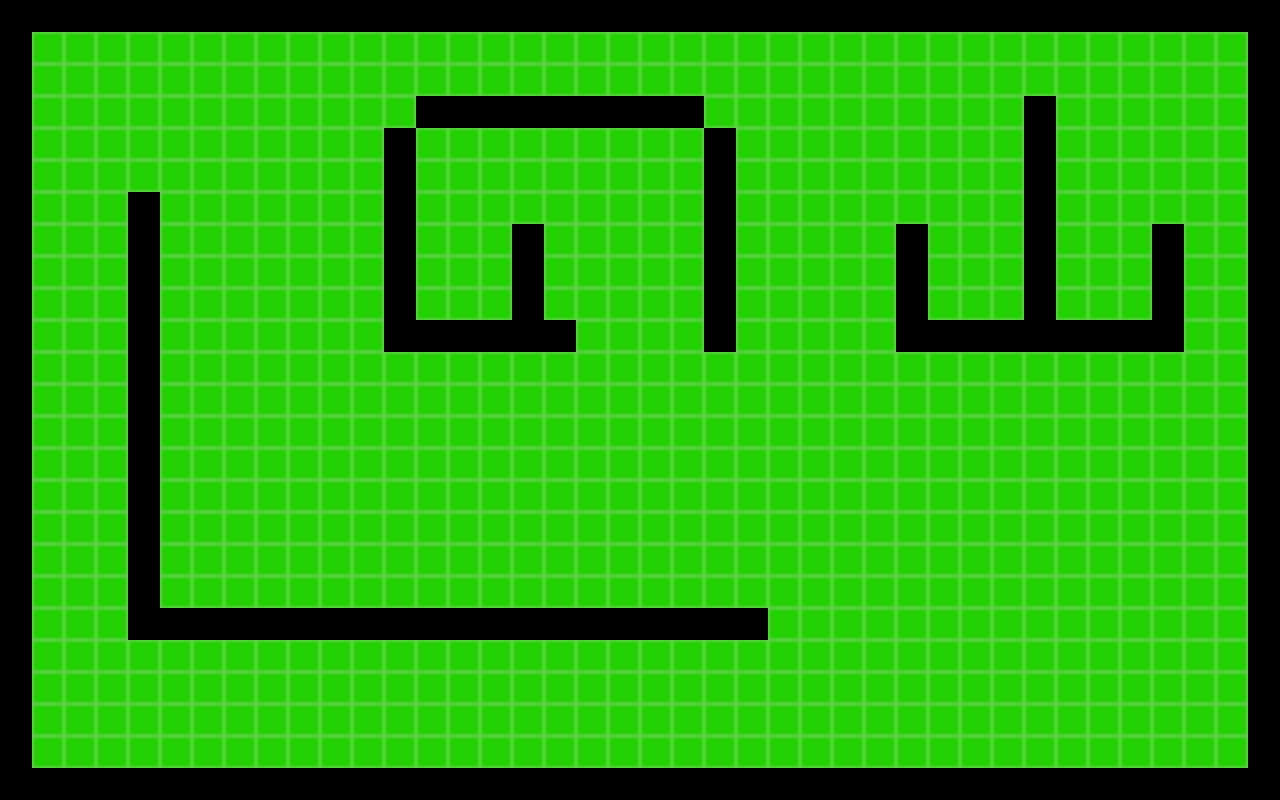

A level layout from a 2D game, rendered from its tile map. Below: a short description, then the map file with tile-grid data replaced by summaries:
An orthogonal 40x25 tile map with 32x32 px tiles, 2 tile layers (ground, blocked).

<map version="1.0" orientation="orthogonal" width="40" height="25" tilewidth="32" tileheight="32">
 <tileset firstgid="1" name="groundAndWalls" tilewidth="32" tileheight="32">
  <image source="map.png" width="64" height="32" />
 </tileset>
 <layer name="ground" width="40" height="25">
  <data>[1000 cells, 1000 non-empty, 1 distinct tile ids]</data>
 </layer>
 <layer name="blocked" width="40" height="25">
  <data>[1000 cells, 212 non-empty, 1 distinct tile ids]</data>
 </layer>
</map>
